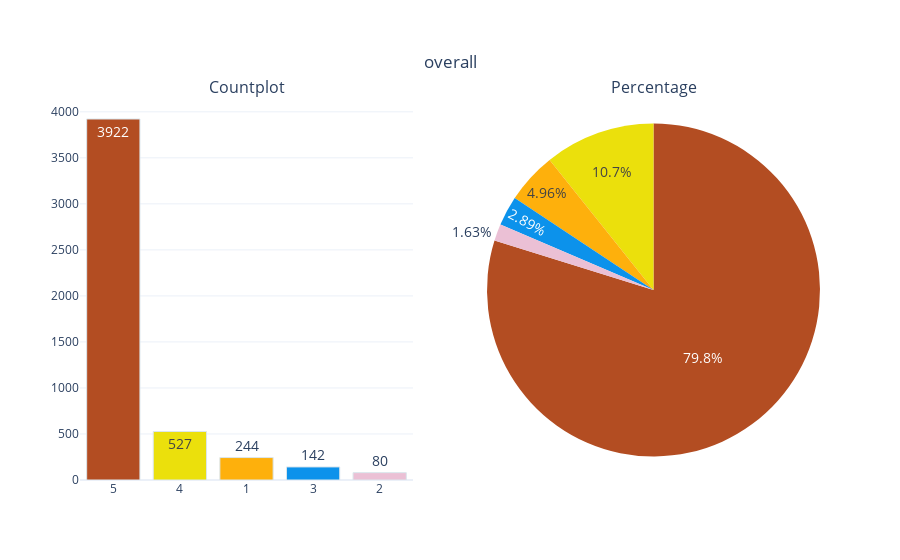

Notebook code cell kept with this figure:
### Code cell
categorical_variable_summary(df, 'overall')

### Figure 1 — Plotly figure (JSON) as saved in the notebook; plotly's stock layout.template omitted (floating-point values rounded to 4 significant figures)
{"data": [{"marker": {"color": ["#B34D22", "#EBE00C", "#FEB00C", "#0C92EB", "#EBC0D5"], "line": {"color": "#DBE6EC", "width": 1}}, "name": "overall", "showlegend": false, "text": ["3922", "527", "244", "142", "80"], "textfont": {"size": 14}, "textposition": "auto", "type": "bar", "x": ["5", "4", "1", "3", "2"], "xaxis": "x", "y": [3922, 527, 244, 142, 80], "yaxis": "y"}, {"domain": {"x": [0.55, 1], "y": [0, 1]}, "labels": [5, 4, 1, 3, 2], "marker": {"colors": ["#B34D22", "#EBE00C", "#FEB00C", "#0C92EB", "#EBC0D5"]}, "name": "overall", "showlegend": false, "textfont": {"size": 14}, "textposition": "auto", "type": "pie", "values": [3922, 527, 244, 142, 80]}], "layout": {"annotations": [{"font": {"size": 16}, "showarrow": false, "text": "Countplot", "x": 0.225, "xanchor": "center", "xref": "paper", "y": 1, "yanchor": "bottom", "yref": "paper"}, {"font": {"size": 16}, "showarrow": false, "text": "Percentage", "x": 0.775, "xanchor": "center", "xref": "paper", "y": 1, "yanchor": "bottom", "yref": "paper"}], "autosize": true, "title": {"text": "overall", "x": 0.5, "xanchor": "center", "y": 0.9, "yanchor": "top"}, "xaxis": {"anchor": "y", "autorange": true, "domain": [0, 0.45], "range": [-0.5, 4.5], "type": "category"}, "yaxis": {"anchor": "x", "autorange": true, "domain": [0, 1], "range": [0, 4128.0], "type": "linear"}}}
